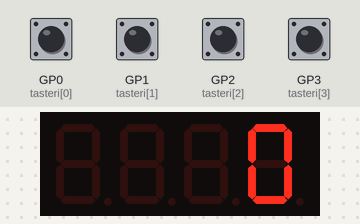
This program was run on a simulated Raspberry Pi Pico running MicroPython. Shown: 4-digit seven-segment display. Wiring (from the project's diagram.json): green button 1 on GP0, green button 2 on GP1, green button 3 on GP2, green button on GP3. The test bench sets the inputs (shaded band); at power-on: GP0 (tasteri[0]), GP1 (tasteri[1]), GP2 (tasteri[2]), GP3 (tasteri[3]) LOW. The segment pins are drawn as the display they are named for.

Above: at 1.3 s.
1.4 s: GP3 (tasteri[3]) pulled HIGH for 0.15 s
At 3.1 s:
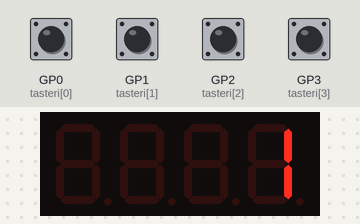
4.5 s: GP2 (tasteri[2]) pulled HIGH for 0.15 s
At 5.1 s:
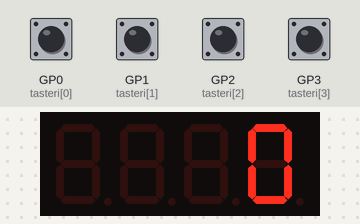
7.6 s: GP0 (tasteri[0]) pulled HIGH for 0.15 s
At 10.6 s:
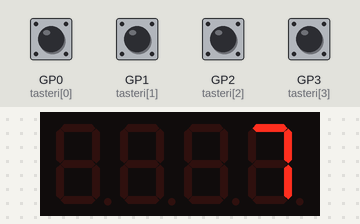
10.7 s: GP2 (tasteri[2]) pulled HIGH for 1 s
At 13.9 s:
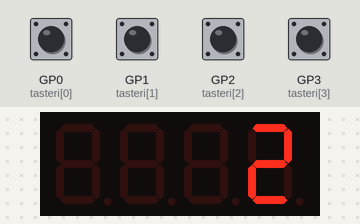
14.7 s: GP0 (tasteri[0]) pulled HIGH for 0.15 s
At 18.6 s:
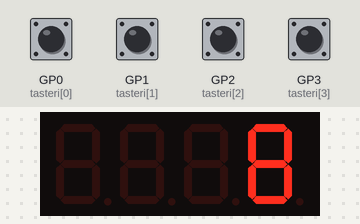
Timing chart, 0 to 18.8 s (numbered marks = the images above; inputs shaded):
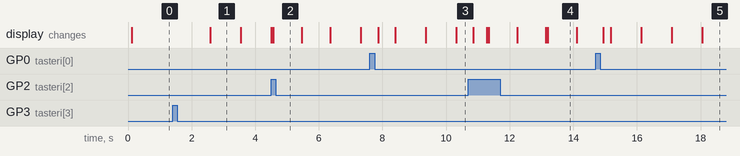

The program:

main.py
```python
from machine import Pin
import time
time.sleep(0.1) # Wait for USB to become ready

cifre = {
    0: 0b1000000,
    1: 0b1111001,
    2: 0b0100100,
    3: 0b0110000,
    4: 0b0011001,
    5: 0b0010010,
    6: 0b0000010,
    7: 0b1111000,
    8: 0b0000000,
    9: 0b0010000,
    10: 0b1111111
}

mjesto = [Pin(m, Pin.OUT) for m in range(4, 8)]
segmenti = [Pin(s, Pin.OUT) for s in range(8, 15)]
tasteri = [Pin(i, Pin.IN) for i in range(4)]

# prikazi cifru na jednom mjestu
def prikazi_cifru(cifra):
    binarno = cifre[cifra]
    for i in range(7):
        segmenti[i].value(binarno & 1)
        binarno = binarno >> 1

# biranje pozicije ručno
def prikazi_poziciju(pozicija):
    for i in range(4):
        mjesto[i].value(0)
    mjesto[pozicija].value(1)

# prikazivanje kompletnog broja
def prikazi_broj(broj):
    n = 3
    cifra = daj_cifru(broj, n)
    while (n>=0):
        prikazi_cifru(10)
        prikazi_poziciju(3-n)
        prikazi_cifru(cifra)
        n -= 1
        cifra = daj_cifru(broj, n)
        time.sleep(0.001)

# izvuci n-tu cifru broja
def daj_cifru(broj, n):
    return broj // 10 ** n % 10

# inicijalizacija
auto = False
broj = 0

# main loop
while True:
    # tasteri
    if tasteri[0].value():
        broj += 1
        while (tasteri[0].value()):
          time.sleep(0.1)

    elif tasteri[1].value():
        broj -= 1
        while (tasteri[1].value()):
          time.sleep(0.1)

    elif tasteri[2].value():
        broj = 0

    elif tasteri[3].value():
        auto = not auto
        count = 0
        while(tasteri[3].value()):
            time.sleep(0.0001)

    # ukoliko je pritisnut taster za automatsko inkrementiranje
    if auto:
        if count == 9:
            broj += 1
            count = 0
        count += 1

    # broj mora ostati u rasponu 0 - 9999
    if broj > 9999:
        broj = 0

    if broj < 0:
        broj = 9999

    # prikaži na display-u
    prikazi_broj(broj)
    time.sleep(0.1)
```

Measured:
- after the input at 1.4 s, the display: changes after 1.2 s (image 1)
- what the display in image 1 shows lasts 0.9 s, from 2.6 s to 3.5 s
- what the display in image 4 shows lasts 0.9 s, from 13.2 s to 14.1 s
